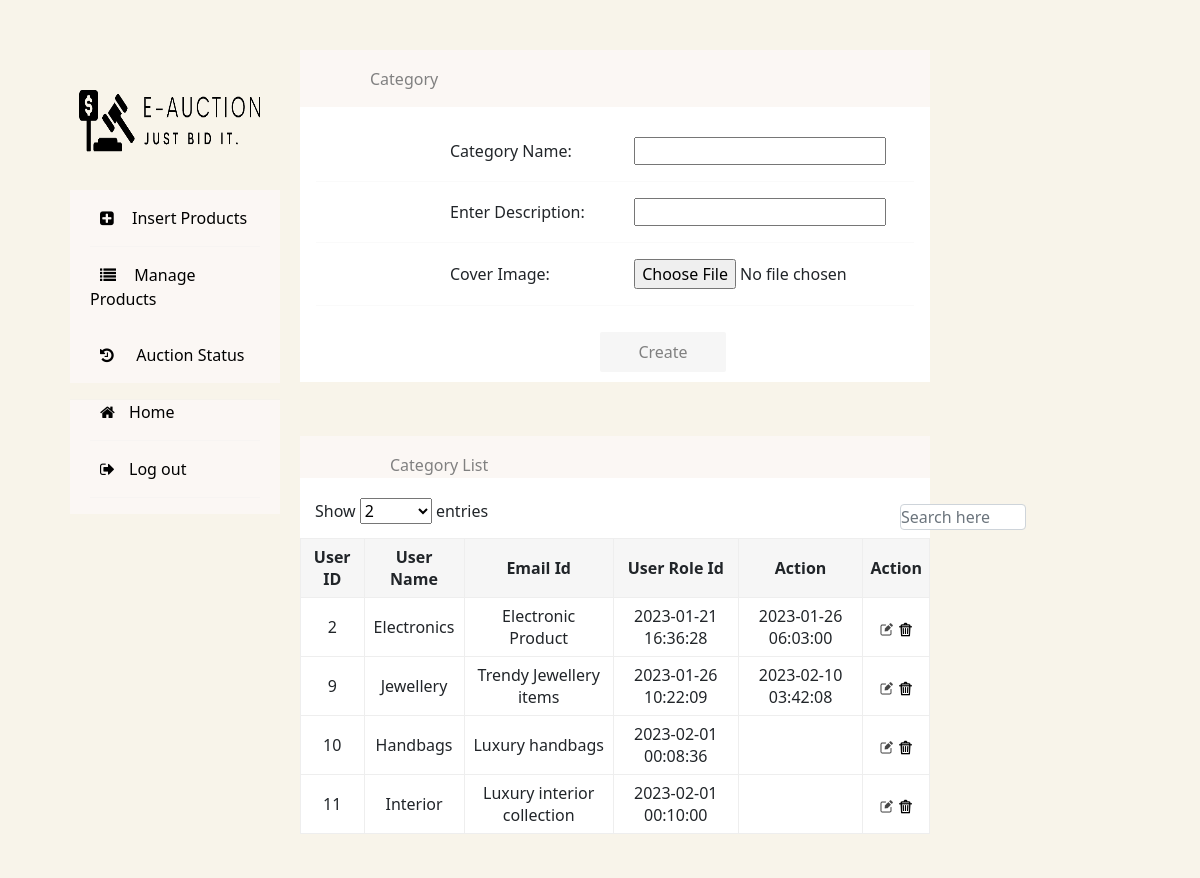
/categorymanagement.php, run on the app's committed database.
### tables this page shows
CREATE TABLE `categories` (
  `categoryid` int(11) NOT NULL AUTO_INCREMENT,
  `category_name` varchar(25) NOT NULL,
  `description` varchar(1500) NOT NULL,
  `creationdate` timestamp NOT NULL DEFAULT current_timestamp(),
  `lastupdated` timestamp NULL DEFAULT NULL,
  `coverimg` varchar(2000) NOT NULL,
  PRIMARY KEY (`categoryid`)
);

### categorymanagement.php (the view, shortened to what this page needs)
<html>
<head>
    <link href="https://cdn.jsdelivr.net/npm/bootstrap@5.0.2/dist/css/bootstrap.min.css" rel="stylesheet"
>
</head>
<body>
    <div class="row m-0">
        <div class="col-lg-3 greybg" style="padding:0px !important">
            <?php include "database.php";
            include 'accordian.php';
            ?>
        </div>
        <div class="col-lg-9 greybg" style="padding:0px !important">
            <form action="categoryconn.php" method="POST" style="margin-top:70px; padding:0px"
                enctype="multipart/form-data">
                <div
                    style="background-color:#fbf7f4; padding-bottom:10px; width:70%; padding-top:20px; margin-top:-20px;">
                    <h6 style="color:grey; margin-left:70px">Category<h6>
                </div>
                <div style="background-color:white; padding-bottom:10px; width:70%; padding-top:30px;">
                    <label>Category Name:</label>
                    <input type="text" name="cname" value="">
                    <hr style="border:1px solid #eeeeee ">
                    <label>Enter Description:</label>
                    <input type="text" name="cdesc" value="">
                    <hr style="border:1px solid #eeeeee ">
                    <label>Cover Image:</label>
                    <input type="file" id="myfile" name="files">
                    <hr>
                    <input type="submit" name="submit" value="Create"
                        style="margin-top:10px; margin-left:300px;border:none; color:grey; background-color:#f6f6f6; width:20%;border-radius:2px; height:40px; padding 15px">
                    <br>
                </div>
                <br>
                <?php
                $sql2 = "SELECT * from categories";
                $result2 = mysqli_query($conn, $sql2);
                ?>
                <div style="background-color:#fbf7f4; padding:20px; width:70%; margin-top:30px;">
                    <h6 style="color:grey; margin-left:70px">Category List<h6>
                </div>
                <div style="background-color:white; padding-bottom:0px; height:60px; margin-bottom:0px;
                      width:70%; padding-top:0px; margin-top:-25px">
                    <label style="margin-left:15px; margin-top:20px">Show
                        <select id="showEntries">
                            <option value="2">2</option>
                        </select>
                        entries
                    </label>
                    <div class="form-group">
                        <input type="text" class="form-control" id="search" placeholder="Search here"
                            style=" margin-left: 600px; width:20%; margin-top:-20px">
                    </div>
                    <br>
                </div>
                <table style="width:50%">
                    <tr>
                        <th>User ID</th>
                        <th>User Name</th>
                        <th>Email Id</th>
                        <th>User Role Id</th>
                        <th>Action</th>
                        <th>Action</th>
                    </tr>
                    <?php
                    if ($result2->num_rows > 0) {
                        while ($row2 = $result2->fetch_assoc()) {
                            ?>
                            <tr>
                                <td>
                                    <?php echo $row2['categoryid'] ?>
                                </td>
                                <td>
                                    <?php echo $row2['category_name'] ?>
                                </td>
                                <td>
                                    <?php echo $row2['description'] ?>
                                </td>
                                <td>
                                    <?php echo $row2['creationdate'] ?>
                                </td>
                                <td>
                                    <?php echo $row2['lastupdated'] ?>
                                </td>
                                <td>
                                    <a href='categoryupdate.php? id="<?php echo $row2['categoryid'] ?>"'>
                                        <img src="data/update.png" width="15" height="15"></a>
                                    <a href='categorydelete.php? id="<?php echo $row2['categoryid'] ?>"'>
                                        <img src="data/delete.png" width="15" height="15"></a>
                                </td>
                            </tr>
                            <?php
                        }
                    }
                    ?>
                </table>
            </form>
        </div>
    </div>
</body>
</html>

### categorymanagement.php (style rules this page uses)
table, th, td { text-align: center; border: 1px solid #eeeeee !important; background-color: white; padding: 7px; }
th { background-color: #f6f6f6; }
hr { border: 3px !important; background-color: #ebebeb !important; color: #ebebeb !important; margin-left: auto !important; width: 95%; margin-right: auto !important; }
table { padding: 5px !important; width: 70% !important; }
label { margin-left: 200px; display: inline-block; width: 180px; margin-top: 0px; }
input { padding: 0px !important; margin: 0px; }
.greybg { background-color: #eeeeee; }
.row { background-color: #eeeeee; }

### accordian.php (style rules this page uses)
hr { border: 3px !important; background-color: #ebebeb !important; color: #ebebeb !important; margin-left: auto !important; width: 95%; margin-right: auto !important; }
label { margin-left: 150px; display: inline-block; width: 180px; margin-top: 0px; }
option, select, input { padding: 0px !important; margin: 0px; width: 40%; }
.greybg { background-color: #F8F4EA; }
.row { background-color: #F8F4EA; }
body { height: 1000px; background-image: linear-gradient(to bottom, #F8F4EA 100%, #ef0289 50%, #b20785 0%); }

### data on the page
categories: categoryid "2", category_name "Electronics", description "Electronic Product", creationdate "2023-01-21 16:36:28", lastupdated "2023-01-26 06:03:00"
categories: categoryid "9", category_name "Jewellery", description "Trendy Jewellery items", creationdate "2023-01-26 10:22:09", lastupdated "2023-02-10 03:42:08"
categories: categoryid "10", category_name "Handbags", description "Luxury handbags", creationdate "2023-02-01 00:08:36"
categories: categoryid "11", category_name "Interior", description "Luxury interior collection", creationdate "2023-02-01 00:10:00"
